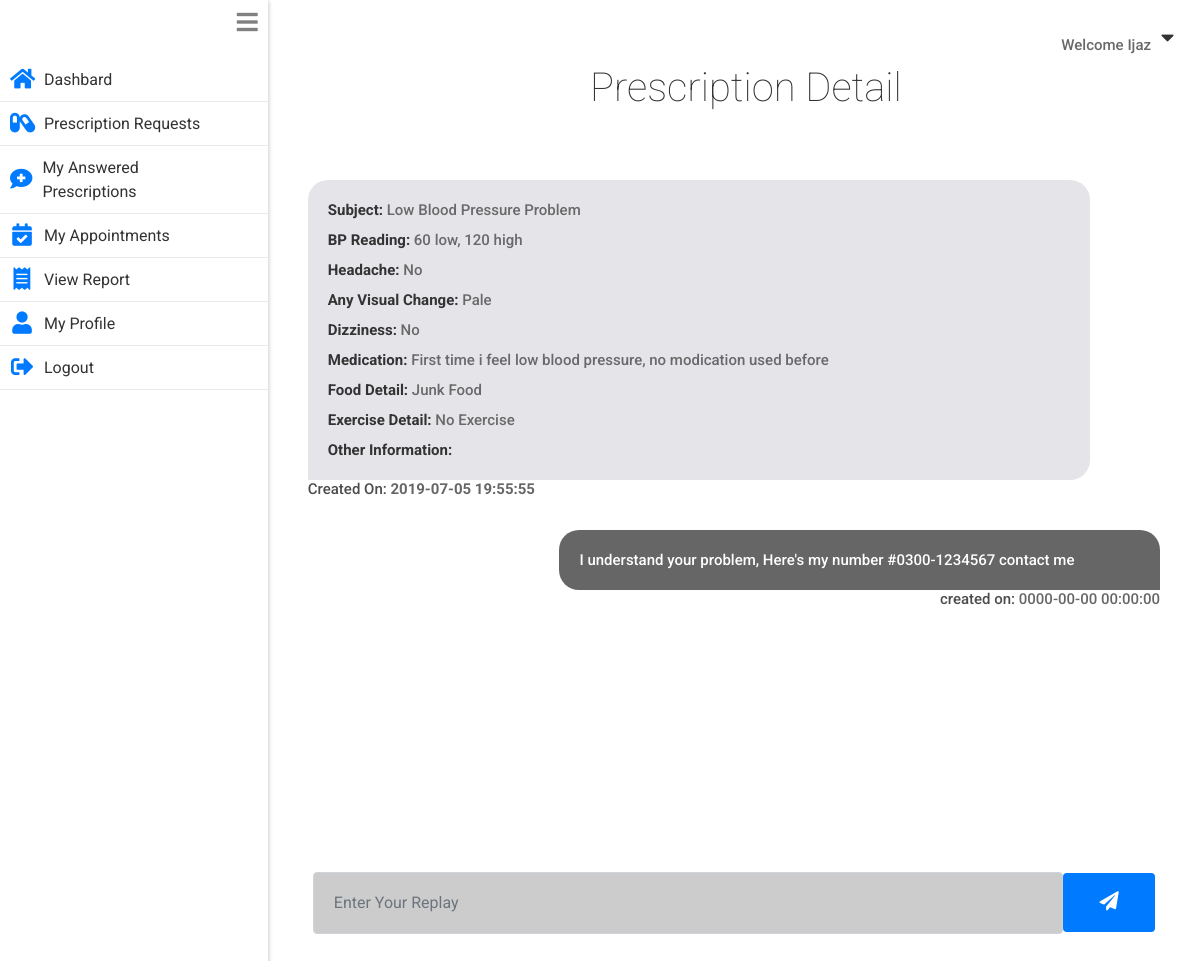
Screenshot of /doctor/prescription_detail.php?prescription_id=26 (signed in) with the database file from the repository.
### tables this page shows
CREATE TABLE `doctors` (
  `id` int(11) NOT NULL,
  `username` varchar(255) NOT NULL,
  `name` varchar(255) NOT NULL,
  `email` varchar(255) NOT NULL,
  `gender` varchar(6) NOT NULL,
  `hashedPassword` varchar(255) NOT NULL,
  `phone` varchar(60) NOT NULL,
  `address` varchar(255) NOT NULL,
  `city` varchar(60) NOT NULL,
  `dob` varchar(255) NOT NULL,
  `about` varchar(255) NOT NULL,
  `specialization` varchar(60) NOT NULL,
  `qualification` varchar(60) NOT NULL,
  `fees` int(11) NOT NULL,
  `created_on` timestamp NOT NULL DEFAULT CURRENT_TIMESTAMP
);

CREATE TABLE `prescription_table` (
  `prescription_id` int(11) NOT NULL,
  `doctor_id` int(11) NOT NULL,
  `patient_id` int(11) NOT NULL,
  `status` varchar(60) NOT NULL,
  `subject` varchar(255) NOT NULL,
  `bp_low` int(5) NOT NULL,
  `bp_high` int(5) NOT NULL,
  `headache` tinyint(1) NOT NULL DEFAULT '0',
  `dizziness` tinyint(1) NOT NULL DEFAULT '0',
  `visual_changes` varchar(255) NOT NULL,
  `medication` varchar(255) NOT NULL,
  `food_detail` varchar(255) NOT NULL,
  `exercise_detail` varchar(255) NOT NULL,
  `other_info` varchar(255) NOT NULL,
  `created_on` timestamp NOT NULL DEFAULT CURRENT_TIMESTAMP
);

CREATE TABLE `replies` (
  `prescription_id` int(11) NOT NULL,
  `is_doctor_reply` tinyint(1) NOT NULL,
  `replay_message` varchar(255) NOT NULL,
  `timestamp` timestamp NOT NULL DEFAULT CURRENT_TIMESTAMP
);

### private/functions.php (called while the page is built, shortened)
<?php
function loggedInDoctorId(){
  return $_SESSION[SessionContract::SESSION_DOCTOR_ID];
}
  function urlFor($script_path) {
      if($script_path[0] != '/') {
        $script_path = "/" . $script_path;
      }
      return WWW_ROOT . $script_path;
  }
  function getStylePath($stylesheet_name) {
      if($stylesheet_name[0] != '/') {
        $stylesheet_name = "/" . $stylesheet_name;
      }
      return STYLES_PATH . $stylesheet_name;
  }
?>

### private/model/doctor.class.php (called while the page is built, shortened)
<?php
class Doctor
{
    private $name;
    static private $db;
    function __construct($args =[]){
            $this->setId($args[DoctorTable::COLUMN_ID] ?? '');
    }
    static public function setDatabase($pdo){
      if($pdo){
        Doctor::$db = $pdo;
      }
      else{
        throw new \Exception("Please pass valid database in doctor ");
      }
    }
    static public function find_doctor_by_id($id){
        $queryString = "SELECT * FROM ".DoctorTable::TABLE_NAME;
        $queryString .= " WHERE ".DoctorTable::COLUMN_ID." = ?";
        $stmt = Doctor::$db->prepare($queryString);
        $stmt->execute([$id]);
        $doctor = $stmt->fetch(PDO::FETCH_ASSOC);
        if($doctor){
          return new Doctor($doctor);
        }
        return false;
    }
    public function setId($id) {
         $this->reviews = Review::find_reviews_by_doctor_id($id);
    }
    public function getName() {
         return $this->name;
    }
    public function setName($name) {
         $this->name = $name;
    }
}
 ?>

### private/model/review.class.php (called while the page is built, shortened)
<?php
class Review
{
    static private $db;
    static public function setDatabase($pdo){
      if($pdo){
        Review::$db = $pdo;
      }
      else{
        throw new \Exception("Please pass valid database in Review1 ");
      }
    }
    static public function find_reviews_by_doctor_id($doctor_id){
        $queryString  = "SELECT * FROM ".ReviewTable::TABLE_NAME." ";
        $queryString .= "WHERE ".ReviewTable::COLUMN_DOCTOR_ID." = ?";
        $stmt = Review::$db->prepare($queryString);
        $stmt->execute([$doctor_id]);
        $reviews  = $stmt->fetchAll(PDO::FETCH_ASSOC);
        if(!empty($reviews)){
          return $reviews;
        }else{
          return false;
        }
      }
}
?>

### private/model/prescription.class.php (called while the page is built, shortened)
<?php
class Prescription
{
  private $exerciseDetail;
  private $foodDetail;
  private $medication;
  private $visualChanges;
  private $dizziness;
  private $headache;
  private $bpHigh;
  private $bpLow;
  private $subject;
  private $prescriptionId;
  private $createdOn;
  static private $db;
  static public function setDatabase($pdo){
    if($pdo){
      Prescription::$db = $pdo;
    }
    else{
      throw new \Exception("Please pass valid database in Patient ");
    }
  }
  static public function findPrescriptionById($id){
    $queryString  = "SELECT * FROM ".PrescriptionTable::TABLE_NAME." ";
    $queryString .= "WHERE ".PrescriptionTable::COLUMN_PRESCRIPTION_ID." = ?";
    $stmt = Prescription::$db->prepare($queryString);
    $stmt->execute([$id]);
    $prescription = $stmt->fetch(PDO::FETCH_ASSOC);
    if($prescription){
      return new Prescription($prescription);
    }
    else {
      return false;
    }
  }
    function __construct($args){
        $this->setDoctorId($args[PrescriptionTable::COLUMN_DOCTOR_ID] ?? '');
        $this->setPatientId($args[PrescriptionTable::COLUMN_PATIENT_ID] ?? '');
    }
    public function getPrescriptionId() {
         return $this->prescriptionId;
    }
    public function setPrescriptionId($prescriptionId) {
         $this->prescriptionId = $prescriptionId;
    }
    public function setDoctorId($doctorId) {
         $this->doctor = Doctor::find_doctor_by_id($doctorId);
    }
    public function setPatientId($patientId) {
         $this->patient = Patient::find_patient_by_id($patientId);
    }
    public function getSubject() {
         return $this->subject;
    }
    public function setSubject($subject) {
         $this->subject = $subject;
    }
    public function getBpLow() {
         return $this->bpLow;
    }
    public function setBpLow($bpLow) {
         $this->bpLow = $bpLow;
    }
    public function getBpHigh() {
         return $this->bpHigh;
    }
    public function setBpHigh($bpHigh) {
         $this->bpHigh = $bpHigh;
    }
    public function getHeadache() {
         return $this->headache ;
    }
    public function setHeadache($headache) {
         $this->headache = $headache;
    }
    public function getDizziness() {
         return $this->dizziness ;
    }
    public function setDizziness($dizziness) {
         $this->dizziness = $dizziness;
    }
    public function getVisualChanges() {
         return $this->visualChanges;
    }
    public function setVisualChanges($visualChanges) {
         $this->visualChanges = $visualChanges;
    }
    public function getMedication() {
         return $this->medication;
    }
    public function setMedication($medication) {
         $this->medication = $medication;
    }
    public function getFoodDetail() {
         return $this->foodDetail;
    }
    public function setFoodDetail($foodDetail) {
         $this->foodDetail = $foodDetail;
    }
    public function getExerciseDetail() {
         return $this->exerciseDetail;
    }
    public function setExerciseDetail($exerciseDetail) {
         $this->exerciseDetail = $exerciseDetail;
    }
    public function getCreatedOn() {
         return $this->createdOn;
    }
    public function setCreatedOn($createdOn) {
         $this->createdOn = $createdOn;
    }
}
?>

### private/model/patient.class.php (called while the page is built, shortened)
<?php
class Patient {
    static private $db;
  static public function setDatabase($pdo){
    if($pdo){
      Patient::$db = $pdo;
    }
    else{
      throw new \Exception("Please pass valid database in Patient ");
    }
  }
  static public function find_patient_by_id($id){
    $queryString  = "SELECT * FROM ".PatientTable::TABLE_NAME." ";
    $queryString .= "WHERE ".PatientTable::COLUMN_ID." = ?";
    $stmt = Patient::$db->prepare($queryString);
    $stmt->execute([$id]);
    $patient = $stmt->fetch(PDO::FETCH_ASSOC);
    if($patient){
      return new Patient($patient);
    }
    else {
      return false;
    }
  }
}
?>

### private/model/replay.class.php (called while the page is built, shortened)
<?php
class Replay{
  private $isDoctorReplay;
  private $replayMessage;
  private $createdOn;
  static private $db;
  static public function setDatabase($pdo){
    if($pdo){
      Replay::$db = $pdo;
    }
    else{
      throw new \Exception("Please pass valid database in Replay class ");
    }
  }
  public static function find_replies_by_prescription_id($prescriptionId){
    $queryString =   "SELECT * FROM ".ReplayTable::TABLE_NAME." WHERE `prescription_id` = ?";
    $stmt = Replay::$db->prepare($queryString);
    $stmt->execute([$prescriptionId]);
    $replies = [];
    while($repliesAssoc = $stmt->fetch(PDO::FETCH_ASSOC)){
      $replies[]  = new self($repliesAssoc);
    }
    if(!empty($replies)){
      return $replies;
    }else{
      return false;
    }
  }
  public function isDoctorReplay(){
    return $this->isDoctorReplay;
  }
  public function setDoctorReplay($isDoctorReplay){
    $this->isDoctorReplay = $isDoctorReplay;
  }
  public function getReplayMessage(){
    return $this->replayMessage;
  }
  public function setReplayMessage($replayMessage){
    $this->replayMessage = $replayMessage;
  }
  public function getCreatedOn(){
    return $this->createdOn;
  }
  public function setCreatedOn($createdOn){
    $this->createdOn = $createdOn;
  }
}
?>

### public/doctor/prescription_detail.php (the view, shortened to what this page needs)
<?php  require_once('../../private/initialize.php');
    $prescriptionId = $_GET['prescription_id'] ?? null;
    if(isset($prescriptionId)){
      $prescription = Prescription::findPrescriptionById($prescriptionId);
    }else {
      exit("User don't pass the id, redirect where it should be");
    }
    $page_title = "Prescription Detail";
    require_once(getSharedFilePath('doctor/header.php'));
?>
<section class="main_content message_container">
  <h1>Prescription Detail</h1>
  <div class="messages-wrapper">
    <div class="message from">
      <p class="meta-info">Created On: <b><?php echo $prescription->getCreatedOn(); ?></b></p>
      <p>
        <b>Subject: </b> <?php echo $prescription->getSubject(); ?> <br>
        <b>BP Reading: </b> <?php echo $prescription->getBpLow(). " low, ".$prescription->getBpHigh()." high "; ?> <br>
        <b>Headache: </b> <?php echo  $prescription->getHeadache()=='1'?  "Yes": "No"; ?> <br>
        <b>Any Visual Change: </b> <?php echo $prescription->getVisualChanges(); ?> <br>
        <b>Dizziness: </b> <?php echo $prescription->getDizziness()=='1'?  "Yes": "No"; ?> <br>
        <b>Medication: </b> <?php echo $prescription->getMedication(); ?> <br>
        <b>Food Detail: </b> <?php echo $prescription->getFoodDetail(); ?> <br>
        <b>Exercise Detail: </b> <?php echo $prescription->getExerciseDetail(); ?> <br>
        <b>Other Information: </b> <?php echo $prescription->getOtherInfo(); ?> <br>
      </p>
    </div>
      <?php
      $replies = Replay::find_replies_by_prescription_id($prescription->getPrescriptionId());
      if($replies){?>
        <?php foreach ($replies as $reply):
           if($reply->isDoctorReplay()){?>
           <div class="message to">
             <p class="meta-info">created on: <b><?php echo $reply->getCreatedOn(); ?></b> </p>
             <p><?php echo $reply->getReplayMessage(); ?></p>
           </div>
           <?php } ?>
        <?php endforeach; ?>
      <?php } ?>
    </div>
      <div class="replay-box col-12 ">
        <form action="<?php echo $_SERVER['SCRIPT_NAME']."?prescription_id=".$prescription->getPrescriptionId(); ?>" method="post">
          <input class="form-control" type="text" name="replayMessage" value="" placeholder="Enter Your Replay" required>
          <button class="btn btn-primary" type="submit"  name="button"> <i class="fas fa-paper-plane"></i> </button>
        </form>
      </div>
    </section>
  </body>
  </html>

### private/shared/doctor/header.php (shortened to what this page needs)
<?php
  $doctor_id = loggedInDoctorId();
  $doctor = Doctor::find_doctor_by_id($doctor_id);
 ?>
<!DOCTYPE html>
<html lang="en" dir="ltr">
  <head>
    <link rel="stylesheet" href="<?php echo getStylePath("main.css"); ?>">
    <link rel="stylesheet" href="https://stackpath.bootstrapcdn.com/bootstrap/4.3.1/css/bootstrap.min.css">
    <link rel="stylesheet" href="https://use.fontawesome.com/releases/v5.7.0/css/all.css">
  </head>
  <body>
      <div class="welcome_bar">
        <p>Welcome <?php echo $doctor->getName(); ?> </p><i id="welcome_drop_down_btn" class="fas fa-caret-down"></i>
      </div>
    <div class="content">
      <nav class="drawer
      <?php if($page_title=='My Appointments'){echo "drawer_collapse";}; ?>">
         <i id="drawer_icon" class="fas fa-bars"></i>
         <ul>
         <li onclick="location.href='<?php echo urlFor("doctor/index.php"); ?>';"
           class="<?php if($page_title=='Dashboard'){echo "item_selected";}; ?>">
           <i class="drawer_item_icon fas fa-home"></i>
           <a>Dashbard</a>
         </li>
         <li onclick="location.href='<?php echo urlFor("doctor/prescription_requests.php"); ?>';"
           class="<?php if($page_title=='Prescription Requests'){echo "item_selected";}; ?>">
           <i class="drawer_item_icon fas fa-capsules"></i>
           <a>Prescription Requests</a>
         </li>
         <li onclick="location.href='<?php echo urlFor("doctor/doctor_answered_prescriptions.php"); ?>';"
           class="<?php if($page_title=='My Answered Prescriptions'){echo "item_selected";}; ?>">
           <i class="drawer_item_icon fas fa-comment-medical"></i>
           <a>My Answered Prescriptions</a>
         </li>
         <li  onclick="location.href='<?php echo urlFor("doctor/my_appointments.php"); ?>';"
           class="<?php if($page_title=='My Appointments'){echo "item_selected";}; ?>">
           <i class="drawer_item_icon fas fa-calendar-check"></i>
           <a>My Appointments</a>
         </li>
         <li onclick="location.href='<?php echo urlFor("doctor/report.php"); ?>';"
           class="<?php if($page_title=='View Report'){echo "item_selected";}; ?>">
           <i class="drawer_item_icon fas fa-receipt"></i>
           <a>View Report</a>
         </li>
         <li onclick="location.href='<?php echo urlFor("doctor/profile.php"); ?>';"
           class="<?php if($page_title=='Profile'){echo "item_selected";}; ?>">
           <i class="drawer_item_icon fas fa-user"></i>
           <a>My Profile</a>
         </li>
         <li onclick="location.href='<?php echo urlFor("doctor/doLogout.php"); ?>';">
           <i class="drawer_item_icon fas fa-sign-out-alt"></i>
           <a>Logout</a>
         </li>
       </ul>
      </nav>

### rows the page displays
doctors: name "Ijaz"
prescription_table: created_on "2019-07-05 19:55:55", subject "Low Blood Pressure Problem", bp_low "60", bp_high "120", visual_changes "Pale", medication "First time i feel low blood pressure, no modication used before", food_detail "Junk Food", exercise_detail "No Exercise"
replies: timestamp "0000-00-00 00:00:00", replay_message "I understand your problem, Here's my number #0300-1234567 contact me"
